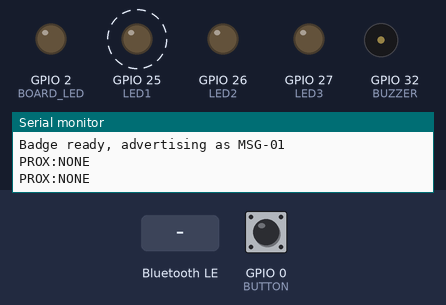
Simulated run of this sketch. Board: ESP32. Parts: output pins drawn as LEDs (lit = HIGH), buzzer (waves = sounding), the last lines printed to the serial monitor. Dashed ring = blinking. The test bench sets the inputs (shaded band); at power-on: GPIO 0 (BUTTON) HIGH. Nothing arrives over Bluetooth unless stated; a phone connects over Bluetooth LE 3 s after start.

Above: at 1.3 s.
1.4 s: Bluetooth LE write "STAGE:2" received
At 2.3 s:
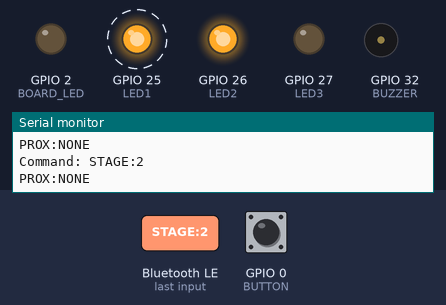
4.4 s: Bluetooth LE write "ERR" received
At 5.6 s:
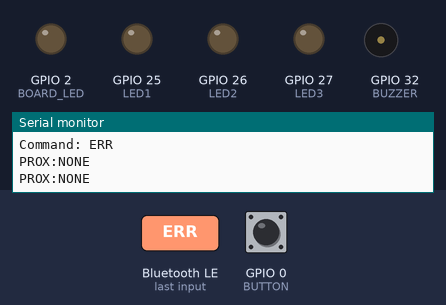
7.4 s: Bluetooth LE write "STAGE:1" received
At 8.7 s:
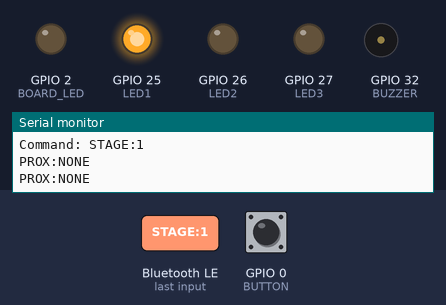
9.0 s: Bluetooth LE write "STAGE:3" received
At 10.7 s:
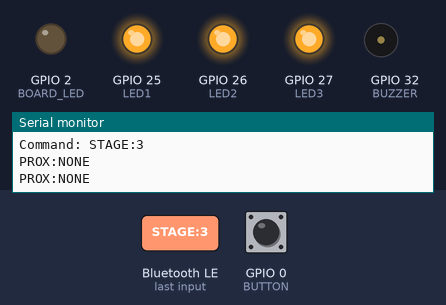
Timing chart, 0 to 12.2 s (numbered marks = the images above; inputs shaded):
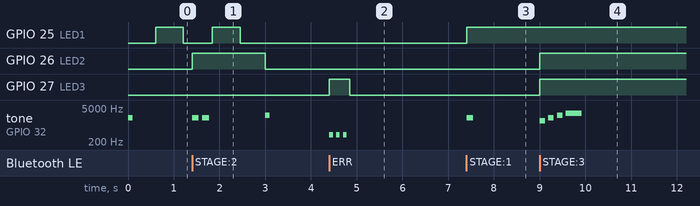

The sketch:

badge_ble_v2.ino
```cpp
// Harald's Messengers: badge with Bluetooth (BLE), version 2: hot and cold
// NEW in v2: the badge also LISTENS for station beacons (any Bluetooth device
// whose name starts with "STN-", for example "STN-TOKYO"). The stronger the
// signal, the closer the station, the faster the badge ticks.
// Board in Arduino IDE: "ESP32 Dev Module"
// Same wiring as badge_test: LEDs on 25, 26, 27. Buzzer S on 32. Button = IO0.
//
// The badge advertises as "MSG-01". The laptop connects and sends text commands:
//   STAGE:1   LED 1 on, 1 beep      (first card delivered)
//   STAGE:2   LED 2 on, 2 beeps     (second card delivered)
//   STAGE:3   all LEDs on, fanfare  (quest finished)
//   ERR       quick flash + low beeps (wrong card)
//   RESET     all LEDs off          (new visitor)
//   TRACK:1   ticking on  (visitor is walking to a station)
//   TRACK:0   ticking off (visitor is at a challenge or finished)
// About twice a second the badge tells the laptop the nearest station and its
// signal strength, for example "PROX:TOKYO:-63", or "PROX:NONE".
// When the button is pressed, the badge sends "BTN" to the laptop.
// While no laptop is connected, LED 1 blinks slowly.

#include <BLEDevice.h>
#include <BLEServer.h>
#include <BLEUtils.h>
#include <BLE2902.h>
#include <BLEScan.h>
#include <BLEAdvertisedDevice.h>

#define BADGE_NAME "MSG-01"

// Nordic UART Service: a standard "text over BLE" service
#define SERVICE_UUID "6E400001-B5A3-F393-E0A9-E50E24DCCA9E"
#define RX_UUID      "6E400002-B5A3-F393-E0A9-E50E24DCCA9E"  // laptop -> badge
#define TX_UUID      "6E400003-B5A3-F393-E0A9-E50E24DCCA9E"  // badge -> laptop

const int LED1 = 25;
const int LED2 = 26;
const int LED3 = 27;
const int BUZZER = 32;
const int BUTTON = 0;
const int leds[] = {LED1, LED2, LED3};
const int BOARD_LED = 2;  // small blue LED on most ESP32 boards, flashes with each tick

// ---- hot and cold settings (signal strength = RSSI, a negative number) ----
#define STATION_PREFIX "STN-"
const int RSSI_FAR = -90;     // this weak or weaker: slowest ticking
const int RSSI_NEAR = -50;    // this strong or stronger: fastest ticking
const int TICK_SLOW_MS = 1500;
const int TICK_FAST_MS = 110;
const unsigned long STATION_TIMEOUT_MS = 4000;  // forget a station not heard for this long

struct Station {
  char name[20];
  float rssi;              // smoothed
  unsigned long lastSeen;
  bool used;
};
const int MAX_STATIONS = 8;
Station stations[MAX_STATIONS];

BLEScan *scanner = nullptr;
volatile bool scanRunning = false;
bool tracking = true;
unsigned long lastTick = 0;
unsigned long lastReport = 0;

BLEServer *server = nullptr;
BLECharacteristic *txChar = nullptr;

volatile bool connected = false;
volatile bool justConnected = false;
volatile bool justDisconnected = false;
volatile bool hasCommand = false;
String pendingCommand = "";

bool lastButton = HIGH;
unsigned long lastButtonChange = 0;
unsigned long lastBlink = 0;
bool blinkState = false;

void beep(int freq, int ms) {
  tone(BUZZER, freq);
  delay(ms);
  noTone(BUZZER);
  digitalWrite(BUZZER, LOW);
  delay(70);
}

void allLeds(bool on) {
  for (int i = 0; i < 3; i++) digitalWrite(leds[i], on ? HIGH : LOW);
}

// Short tick, like a Geiger counter
void tick() {
  digitalWrite(BOARD_LED, HIGH);
  tone(BUZZER, 3200);
  delay(14);
  noTone(BUZZER);
  digitalWrite(BUZZER, LOW);
  digitalWrite(BOARD_LED, LOW);
}

// Runs every time the badge hears any Bluetooth device nearby.
class ScanCallbacks : public BLEAdvertisedDeviceCallbacks {
  void onResult(BLEAdvertisedDevice dev) override {
    if (!dev.haveName()) return;
    String name = String(dev.getName().c_str());
    if (!name.startsWith(STATION_PREFIX)) return;
    name = name.substring(strlen(STATION_PREFIX));
    int rssi = dev.getRSSI();

    int slot = -1;
    for (int i = 0; i < MAX_STATIONS; i++) {
      if (stations[i].used && name.equals(stations[i].name)) { slot = i; break; }
    }
    if (slot < 0) {
      for (int i = 0; i < MAX_STATIONS; i++) {
        if (!stations[i].used) { slot = i; break; }
      }
      if (slot < 0) return;  // table full
      name.toCharArray(stations[slot].name, sizeof(stations[slot].name));
      stations[slot].rssi = rssi;
      stations[slot].used = true;
    } else {
      // smoothing: Bluetooth signal jumps a lot, so mix old and new
      stations[slot].rssi = 0.7 * stations[slot].rssi + 0.3 * rssi;
    }
    stations[slot].lastSeen = millis();
  }
};

void scanDone(BLEScanResults results) {
  scanRunning = false;
}

// The station with the strongest signal right now, or -1
int nearestStation() {
  int best = -1;
  for (int i = 0; i < MAX_STATIONS; i++) {
    if (!stations[i].used) continue;
    if (millis() - stations[i].lastSeen > STATION_TIMEOUT_MS) { stations[i].used = false; continue; }
    if (best < 0 || stations[i].rssi > stations[best].rssi) best = i;
  }
  return best;
}

class ServerCallbacks : public BLEServerCallbacks {
  void onConnect(BLEServer *s) override {
    connected = true;
    justConnected = true;
  }
  void onDisconnect(BLEServer *s) override {
    connected = false;
    justDisconnected = true;
  }
};

// Runs when the laptop sends text. We only store it here and act on it in loop().
class RxCallbacks : public BLECharacteristicCallbacks {
  void onWrite(BLECharacteristic *c) override {
    String value = String(c->getValue().c_str());
    value.trim();
    if (value.length() > 0) {
      pendingCommand = value;
      hasCommand = true;
    }
  }
};

void runCommand(String cmd) {
  Serial.print("Command: ");
  Serial.println(cmd);

  if (cmd == "STAGE:1") {
    digitalWrite(LED1, HIGH);
    beep(2000, 150);
  } else if (cmd == "STAGE:2") {
    digitalWrite(LED2, HIGH);
    beep(2000, 150);
    beep(2000, 150);
  } else if (cmd == "STAGE:3") {
    allLeds(true);
    beep(1500, 120);
    beep(2000, 120);
    beep(2500, 120);
    beep(3000, 350);
  } else if (cmd == "ERR") {
    for (int i = 0; i < 3; i++) {
      digitalWrite(LED3, HIGH);
      beep(400, 80);
      digitalWrite(LED3, LOW);
    }
  } else if (cmd == "RESET") {
    allLeds(false);
  } else if (cmd == "TRACK:1") {
    tracking = true;
  } else if (cmd == "TRACK:0") {
    tracking = false;
  } else {
    Serial.println("Unknown command");
  }
}

void setup() {
  Serial.begin(115200);
  for (int i = 0; i < 3; i++) {
    pinMode(leds[i], OUTPUT);
    digitalWrite(leds[i], LOW);
  }
  pinMode(BUZZER, OUTPUT);
  digitalWrite(BUZZER, LOW);
  pinMode(BUTTON, INPUT_PULLUP);
  pinMode(BOARD_LED, OUTPUT);
  digitalWrite(BOARD_LED, LOW);

  BLEDevice::init(BADGE_NAME);
  server = BLEDevice::createServer();
  server->setCallbacks(new ServerCallbacks());

  BLEService *service = server->createService(SERVICE_UUID);

  txChar = service->createCharacteristic(TX_UUID, BLECharacteristic::PROPERTY_NOTIFY);
  txChar->addDescriptor(new BLE2902());

  BLECharacteristic *rxChar = service->createCharacteristic(
      RX_UUID,
      BLECharacteristic::PROPERTY_WRITE | BLECharacteristic::PROPERTY_WRITE_NR);
  rxChar->setCallbacks(new RxCallbacks());

  service->start();

  BLEAdvertising *adv = BLEDevice::getAdvertising();
  adv->addServiceUUID(SERVICE_UUID);
  adv->setScanResponse(true);
  BLEDevice::startAdvertising();

  // Listen for station beacons in the background
  scanner = BLEDevice::getScan();
  scanner->setAdvertisedDeviceCallbacks(new ScanCallbacks(), true);  // true = report every packet
  scanner->setActiveScan(true);   // also ask each device for its name
  scanner->setInterval(160);      // every 100 ms...
  scanner->setWindow(80);         // ...listen for 50 ms (leaves time to talk to the laptop)

  beep(2000, 100);
  Serial.println("Badge ready, advertising as " BADGE_NAME);
}

void loop() {
  if (justConnected) {
    justConnected = false;
    allLeds(false);
    beep(2500, 100);
    Serial.println("Laptop connected");
  }

  if (justDisconnected) {
    justDisconnected = false;
    allLeds(false);
    delay(300);
    BLEDevice::startAdvertising();  // let the laptop find us again
    Serial.println("Laptop disconnected, advertising again");
  }

  // Waiting for the laptop: blink LED 1 slowly
  if (!connected && millis() - lastBlink > 600) {
    blinkState = !blinkState;
    digitalWrite(LED1, blinkState ? HIGH : LOW);
    lastBlink = millis();
  }

  if (hasCommand) {
    hasCommand = false;
    runCommand(pendingCommand);
  }

  // Keep listening for stations (restart the scan each time it finishes)
  if (!scanRunning) {
    scanner->clearResults();
    scanRunning = true;
    scanner->start(3, scanDone, false);
  }

  int near = nearestStation();

  // Hot and cold: tick faster when the station is closer
  if (tracking && near >= 0) {
    int rssi = constrain((int)stations[near].rssi, RSSI_FAR, RSSI_NEAR);
    unsigned long gap = map(rssi, RSSI_FAR, RSSI_NEAR, TICK_SLOW_MS, TICK_FAST_MS);
    if (millis() - lastTick > gap) {
      lastTick = millis();
      tick();
    }
  }

  // Tell the laptop what we hear, about twice a second
  if (millis() - lastReport > 500) {
    lastReport = millis();
    String msg = "PROX:NONE";
    if (near >= 0) msg = "PROX:" + String(stations[near].name) + ":" + String((int)stations[near].rssi);
    Serial.println(msg);
    if (connected) {
      txChar->setValue(msg.c_str());
      txChar->notify();
    }
  }

  // Button: send "BTN" once per press
  bool button = digitalRead(BUTTON);
  if (button != lastButton && millis() - lastButtonChange > 50) {
    lastButtonChange = millis();
    lastButton = button;
    if (button == LOW) {
      Serial.println("Button pressed");
      if (connected) {
        txChar->setValue("BTN");
        txChar->notify();
      }
    }
  }

  delay(5);
}
```

Measured:
- after the input at 1.4 s, GPIO 26 (LED2): LOW → HIGH at once, → LOW 1.6 s later
- after the input at 4.4 s, GPIO 27 (LED3): LOW → HIGH at once, → LOW 0.45 s later; tone on GPIO 32 (BUZZER): alternates 400 Hz for 0.08 s and silent for 0.07 s, 6 changes in all, then stays silent, starting at once
- after the input at 7.4 s, GPIO 25 (LED1): LOW → HIGH at once; tone on GPIO 32 (BUZZER): silent → 2000 Hz at once, → silent 0.15 s later
- after the input at 9.0 s, GPIO 26 (LED2), GPIO 27 (LED3): LOW → HIGH at once; tone on GPIO 32 (BUZZER): plays 1500 Hz for 0.12 s, 2000 Hz for 0.12 s, 2500 Hz for 0.12 s, 3000 Hz for 0.35 s, starting at once
- by itself, tone on GPIO 32 (BUZZER): plays 2000 Hz for 0.15 s, 2000 Hz for 0.15 s, 2500 Hz for 0.10 s
